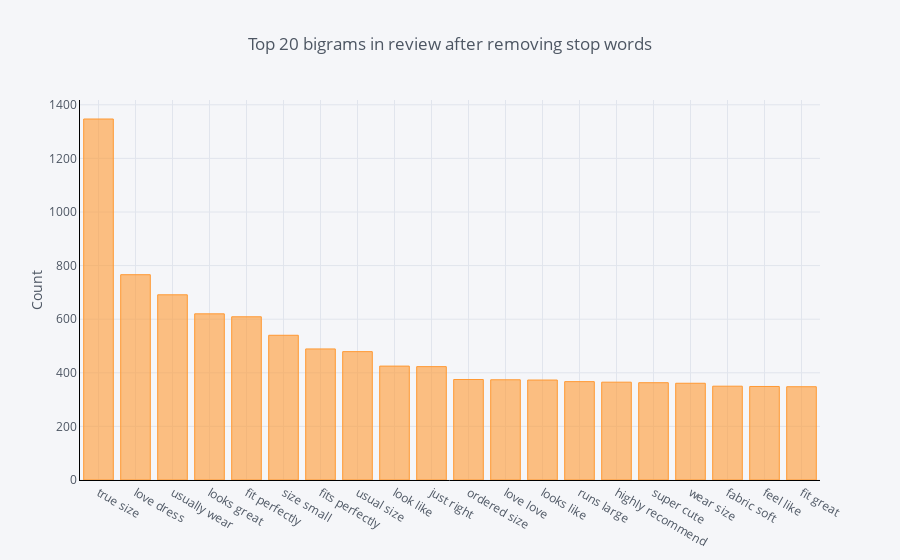

The cell this chart's notebook holds for it:
### Code cell
def get_top_n_bigram(corpus, n=None):
    vec = CountVectorizer(ngram_range=(2, 2), stop_words='english').fit(corpus)
    bag_of_words = vec.transform(corpus)
    sum_words = bag_of_words.sum(axis=0) 
    words_freq = [(word, sum_words[0, idx]) for word, idx in vec.vocabulary_.items()]
    words_freq =sorted(words_freq, key = lambda x: x[1], reverse=True)
    return words_freq[:n]
common_words = get_top_n_bigram(df['Review Text'], 20)
for word, freq in common_words:
    print(word, freq)
df4 = pd.DataFrame(common_words, columns = ['ReviewText' , 'count'])
df4.groupby('ReviewText').sum()['count'].sort_values(ascending=False).iplot(
    kind='bar', yTitle='Count', linecolor='black', title='Top 20 bigrams in review after removing stop words')

### Figure 1 — Plotly figure (JSON) as saved in the notebook; plotly's stock layout.template omitted (floating-point values rounded to 4 significant figures)
{"data": [{"marker": {"color": "rgba(255, 153, 51, 0.6)", "line": {"color": "rgba(255, 153, 51, 1.0)", "width": 1}}, "name": "count", "orientation": "v", "text": "", "type": "bar", "uid": "5e1b1931-2274-486b-95d4-c8b15bc7d845", "x": ["true size", "love dress", "usually wear", "looks great", "fit perfectly", "size small", "fits perfectly", "usual size", "look like", "just right", "ordered size", "love love", "looks like", "runs large", "highly recommend", "super cute", "wear size", "fabric soft", "feel like", "fit great"], "y": [1347, 766, 691, 620, 609, 540, 489, 479, 425, 423, 375, 374, 373, 367, 365, 363, 361, 350, 349, 348]}], "layout": {"legend": {"bgcolor": "#F5F6F9", "font": {"color": "#4D5663"}}, "paper_bgcolor": "#F5F6F9", "plot_bgcolor": "#F5F6F9", "title": {"font": {"color": "#4D5663"}, "text": "Top 20 bigrams in review after removing stop words"}, "xaxis": {"gridcolor": "#E1E5ED", "linecolor": "black", "showgrid": true, "tickfont": {"color": "#4D5663"}, "title": {"font": {"color": "#4D5663"}, "text": ""}, "zerolinecolor": "#E1E5ED"}, "yaxis": {"gridcolor": "#E1E5ED", "linecolor": "black", "showgrid": true, "tickfont": {"color": "#4D5663"}, "title": {"font": {"color": "#4D5663"}, "text": "Count"}, "zerolinecolor": "#E1E5ED"}}}
